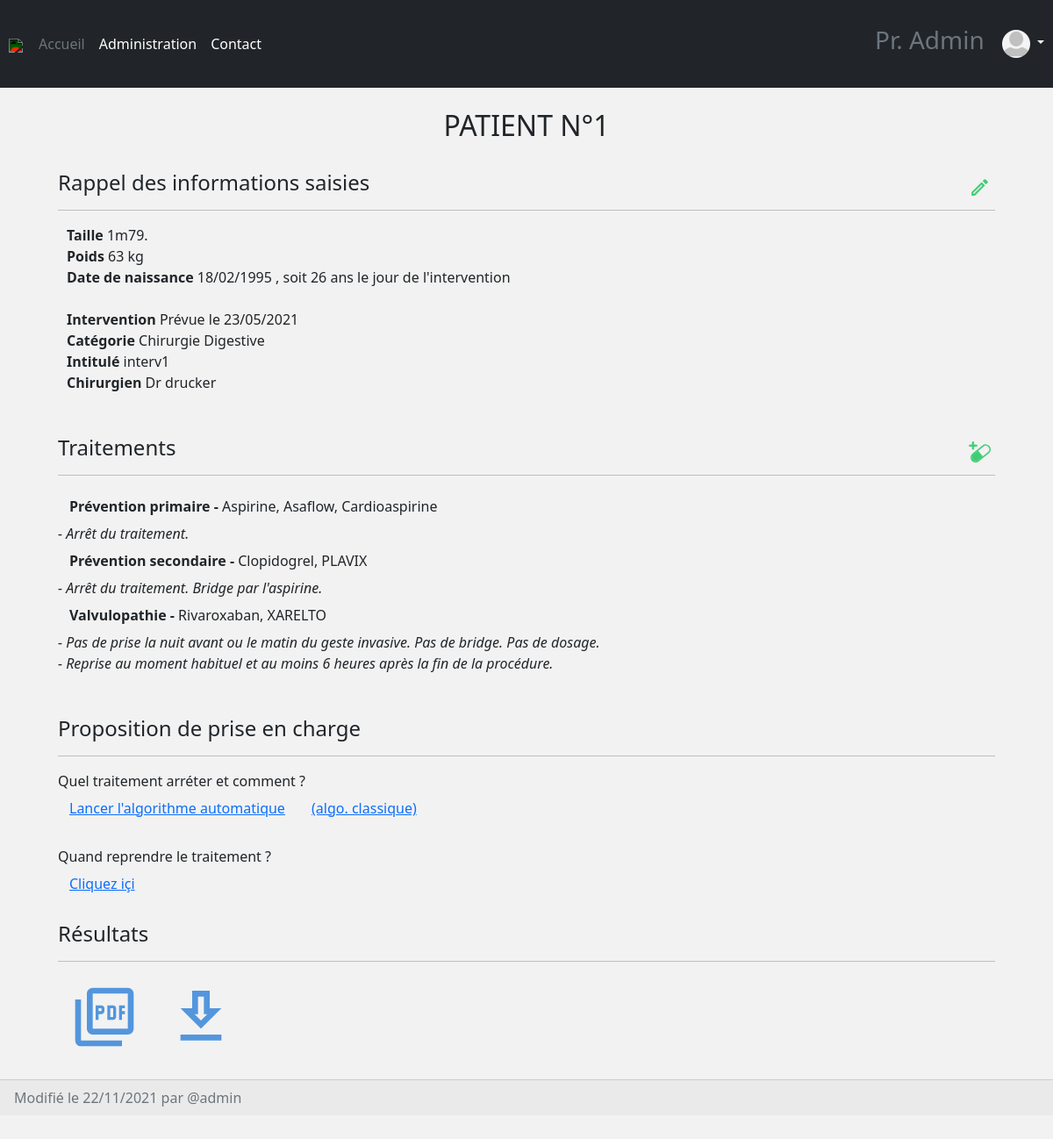
/patient/patient-1/ (signed in), run on an earlier commit of the app's database.
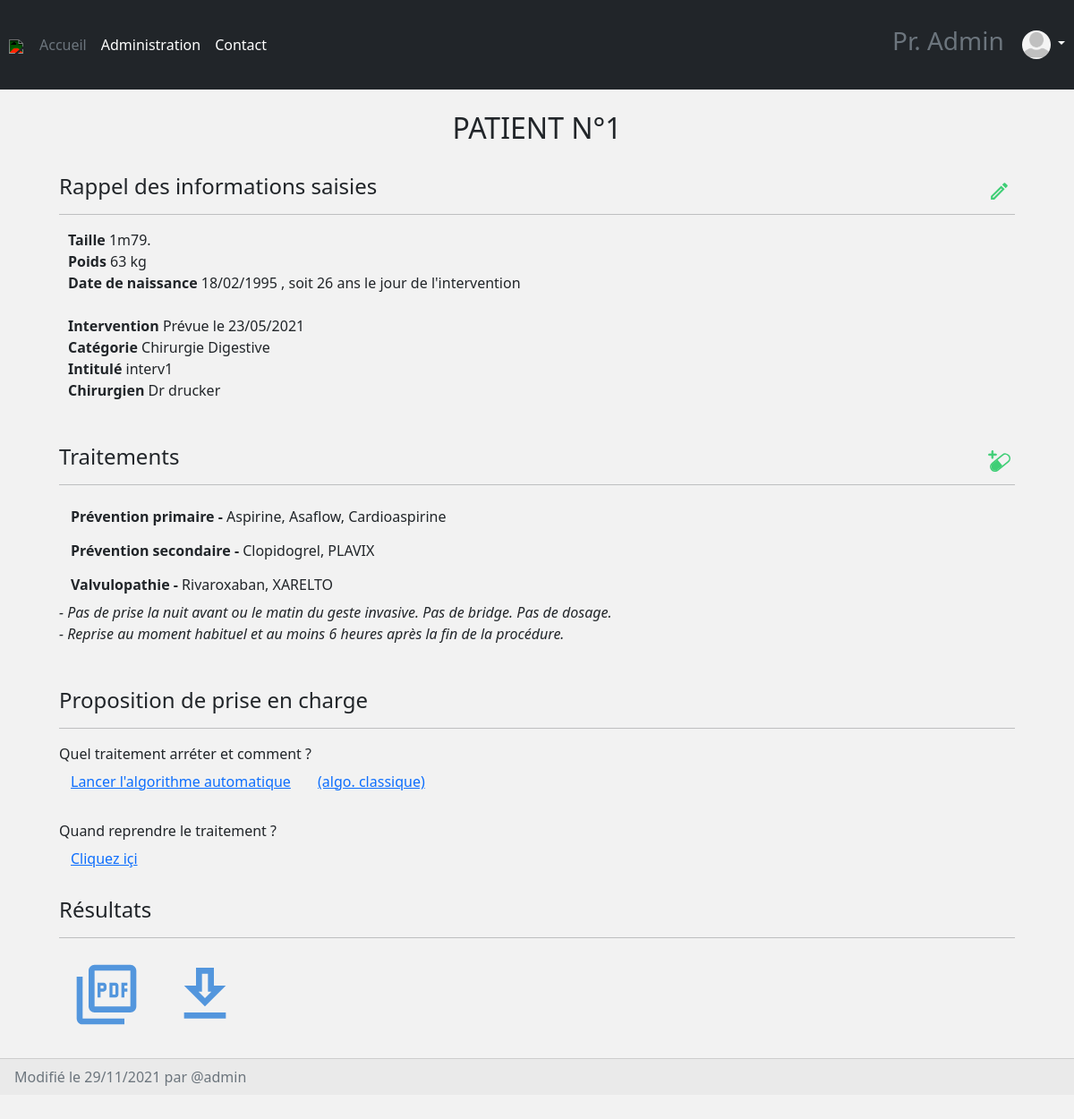
And on a later commit of the database.
### patient/models.py (models this page shows, shortened)
class Patient(models.Model):
    firstname = models.CharField('prénom', max_length=200, default="")
    lastname = models.CharField('nom', max_length=200, default="")
    height = models.IntegerField('taille')
    weight = models.IntegerField('poids')
    ddn = models.DateField('Date de naissance')
    ddi = models.DateField("Date de l'intervention", null=True, blank=True)
    intervention = models.CharField('intervention', max_length=200, default="", blank=True)
    chirurgien = models.CharField('chirurgien', max_length=200, default="", blank=True)
    chirurgie = models.CharField("Discipline de l'intervention", max_length=40, choices=to_choice(CHIR_CHOICES), blank=True)
    bleeding_risk = models.CharField("Risque hémorragique de la chirurgie", max_length=100, choices=to_choice(BLEEDRISK_CHOICES), blank=True)
    ddconsult = models.DateField("Date de la consultation", auto_now_add=True, blank=True)
    traitements = models.JSONField(default=dict, blank=True)
    algo = models.CharField("Algorithme suivi", max_length=40, choices=to_choice(ALGO_CHOICES), blank=True)
    algo_complete_results = models.JSONField(default=dict)
    schema_therap = models.CharField("Schéma thérapeutique donné au patient", max_length=40, default="Date exacte",
                                     choices=to_choice(["Date exacte", "Terminologie 'dernière prise à J-xx'", "Pas d'arrêt du traitement"]))
    aptt = models.IntegerField('APTT', null=True, blank=True)
    pt = models.IntegerField('PT', null=True, blank=True)
    inr = models.IntegerField('INR', null=True, blank=True)
    hemoglobine = models.IntegerField('Hémoglobine', null=True, blank=True)
    plaquette = models.IntegerField('Plaquettes', null=True, blank=True)
    dfg = models.IntegerField('DFG', null=True, blank=True)
    vol_sang = models.IntegerField('Volume de saignement peropératoire', null=True, blank=True)
    coag = models.CharField("Qualité de la coagulation selon le chirurgien", max_length=2, default='-5',
                            choices=to_choice(['-' + str(i) for i in range(6)] + ['+' + str(i) for i in range(5, -1, -1)]))
    incl_num = models.AutoField(primary_key=True)
    date_published = models.DateTimeField(auto_now_add=True, verbose_name="date published")
    date_updated = models.DateTimeField(auto_now=True, verbose_name="date updated")
    author = models.ForeignKey(settings.AUTH_USER_MODEL, on_delete=models.CASCADE)
    slug = models.SlugField(blank=True, unique=True)
    def get_age_at_intervention(self):
        return ((self.ddi - self.ddn) / 365).days
    def get_height(self):
        hm = int(self.height / 100)
        return "{0}m{1}".format(hm, int(self.height - hm * 100))

### account/models.py (models this page shows, shortened)
class Account(AbstractBaseUser):
    username = models.CharField(max_length=30, unique=True)
    email = models.EmailField(verbose_name="email", max_length=60, unique=True)
    alias = models.CharField(max_length=200, default="Dr.")
    profile_picture = models.ImageField(upload_to=upload_location, blank=True, null=True)
    date_joined = models.DateTimeField(verbose_name='date joined', auto_now_add=True)
    last_login = models.DateTimeField(verbose_name='last login', auto_now=True)
    is_admin = models.BooleanField(default=False)
    is_active = models.BooleanField(default=True)
    is_staff = models.BooleanField(default=False)
    is_superuser = models.BooleanField(default=False)
    USERNAME_FIELD = 'username'
    REQUIRED_FIELDS = ['email']
    objects = MyAccountManager()
    def profile_picture_is_valid(self):
        return self.profile_picture and os.path.isfile(os.path.join(MEDIA_ROOT, self.profile_picture.name))
    def __str__(self):
        return self.username

### patient/views.py (the view)
# urls.py: path('<slug>/', detail_patient_view, name="detail"),
@login_required(login_url='login')
def detail_patient_view(request, slug):
    patient = get_object_or_404(Patient, slug=slug)
    context = {}
    context['patient'] = patient
    return render(request, 'patient/detail_patient.html', context)

### patient/templates/patient/detail_patient.html (shortened to what this page needs)
{% extends 'base.html' %}
{% load bootstrap %}
{% load static %}
{% block content %}
<br>
<div class="container px-4">
  <div class="title">
    <h2 align="center"> PATIENT N°{{patient.incl_num}} </h2>
  </div>
  <br>
  <div class="info container">
    <a href="{% url 'patient:edit' patient.slug %}" style="float: right;padding: 4px;" class="btn">
      <img src="{% static 'images/edit.svg' %}" class="icon2" width="25px" />
    </a>
    <h4> Rappel des informations saisies </h4>
    <hr>
    <div style="padding-left: 10px;">
      <strong>Taille</strong> <a>{{patient.get_height}}. </a><br>
      <strong>Poids</strong> <a>{{patient.weight}} kg </a><br>
      <strong>Date de naissance </strong> <a>{{patient.ddn | date:'d/m/Y'}} {% if patient.ddi %}, soit {{patient.get_age_at_intervention}} ans le jour de l'intervention {% endif %} </a><br><br>
      <strong> Intervention </strong>
      {% if patient.ddi %}
        <a>Prévue le {{patient.ddi | date:'d/m/Y'}} </a>
      {% endif %}<br>
      {% if patient.chirurgie %}
        <strong>Catégorie </strong> <a>{{patient.chirurgie}}</a><br>
      {% endif %}
      {% if patient.intervention %}
        <strong>Intitulé </strong> <a>{{patient.intervention}}</a><br>
      {% endif %}
      {% if patient.chirurgien %}
        <strong>Chirurgien </strong> <a>{{patient.chirurgien}}</a><br>
      {% endif %}
    </div>
    <br><br>
    <a href="{% url 'patient:addtrt' patient.slug %}" style="float: right; padding: 4px;" class="btn">
      <img src="{% static 'images/add_drug.svg' %}" class="icon2" width="25px" />
    </a>
    <h4> Traitements </h4>
    <hr>
    {% if patient.traitements %}
      {% for idtrt, values in patient.traitements.items %}
        <a class='btn' href="{% url 'patient:edittrt' patient.slug idtrt %}"> <strong>{{values.pathologie}} - </strong>{{values.traitement}}</a>
        {% for concl in values.conclusion %} <br><i> - {{concl}}</i> {% endfor %} <br>
      {% endfor %}
    {% else %}
      <p> Aucun traitement. </p>
    {% endif %}
    <br><br>
    <h4> Proposition de prise en charge </h4>
    <hr>
    <a> Quel traitement arréter et comment ?</a><br>
    {% if patient.traitements %}
      <a class='btn btn-link' href="{% url 'algorithm:algo' patient.slug 'classic' %}"> Lancer l'algorithme automatique</a>
      <a class='btn btn-link' href="{% url 'algorithm:algo' patient.slug 'from_scratch' %}"> (algo. classique) </a>
    {% else %}
      <a class='btn btn-link' href="{% url 'algorithm:algo' patient.slug 'from_scratch' %}"> Lancer l'algorithme </a>
    {% endif %}
    <br>
    <br>
    <a> Quand reprendre le traitement ?</a><br>
    <a class='btn btn-link'  href="{% url 'patient:postop' patient.slug %}">Cliquez içi</a>
    <br><br>
    <h4> Résultats </h4>
    <hr>
    <a class='btn' href="{% url 'personal:pdf' patient.slug 'False' %}">
      <img src="{% static 'images/aspdf.svg' %}" class="icon3" width="80px" />
     </a>
    <a class='btn' href="{% url 'personal:pdf' patient.slug 'True' %}">
      <img src="{% static 'images/download.svg' %}" class="icon3" width="80px" />
     </a>
  </div>
</div>
<br>
<div class="card-footer text-muted">
  Modifié le {{patient.date_updated |date:'d/m/Y'}} par @{{patient.author}}
</div>
{% endblock content %}

What changed in the data, as far as the page shows it:
changed Patient "Chirurgie Digestive": date_updated "22/11/2021" → "29/11/2021"
Also different on the page:
list line gone: "- Arrêt du traitement."
list line gone: "- Arrêt du traitement. Bridge par l'aspirine."
